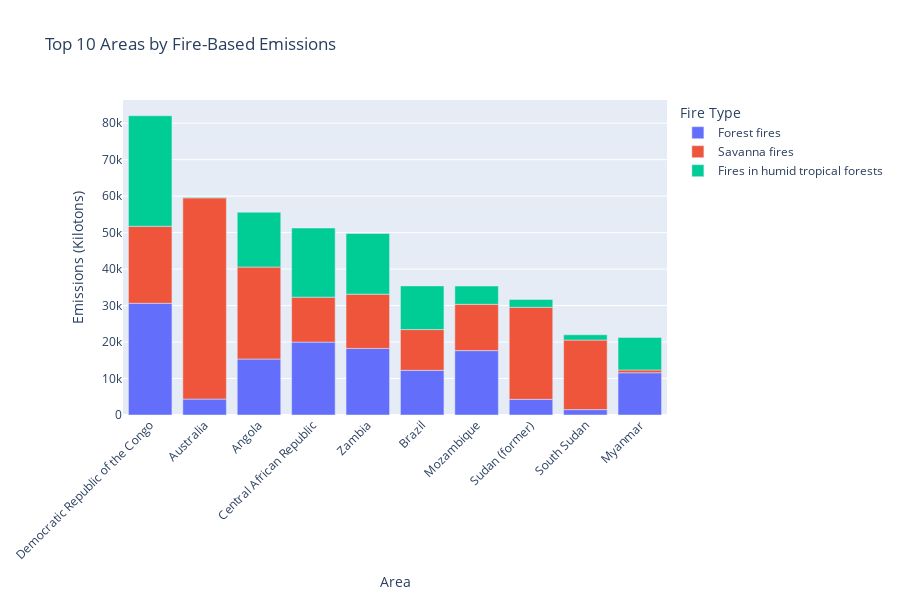

The notebook cell saved with this chart:
### Markdown cell above
### Bar – Fire-Based Emissions by top 10 Areas
    Top 10 countries/areas with the highest emissions from fire-related sources, broken down by fire type (like Forest Fires, Savanna Fires, etc.).

### Code cell
# Group and calculate average emissions by fire type
fire_df = df[["Area", "Forest fires", "Savanna fires", "Fires in humid tropical forests"]].groupby("Area").mean().reset_index()

# Calculate total fire emissions per area
fire_df["Total Emissions"] = fire_df[["Forest fires", "Savanna fires", "Fires in humid tropical forests"]].sum(axis=1)

# Sort and keep top 10 highest emitting areas
top_fire_df = fire_df.sort_values("Total Emissions", ascending=False).head(10)

# Melt for plotting
fire_melted = top_fire_df.drop(columns="Total Emissions").melt(id_vars="Area", var_name="Fire Type", value_name="Emissions")

# Create bar chart
fig3 = px.bar(fire_melted, x="Area", y="Emissions", color="Fire Type",
              title="Top 10 Areas by Fire-Based Emissions",
              labels={"Emissions": "Emissions (Kilotons)"})
fig3.update_layout(xaxis_tickangle=-45, width=900, height=600)
fig3.show()

### Figure 1 — Plotly figure (JSON) as saved in the notebook; plotly's stock layout.template omitted (floating-point values rounded to 4 significant figures)
{"data": [{"alignmentgroup": "True", "hovertemplate": "Fire Type=Forest fires<br>Area=%{x}<br>Emissions (Kilotons)=%{y}<extra></extra>", "legendgroup": "Forest fires", "marker": {"color": "#636efa", "pattern": {"shape": ""}}, "name": "Forest fires", "offsetgroup": "Forest fires", "orientation": "v", "showlegend": true, "textposition": "auto", "type": "bar", "x": ["Democratic Republic of the Congo", "Australia", "Angola", "Central African Republic", "Zambia", "Brazil", "Mozambique", "Sudan (former)", "South Sudan", "Myanmar"], "xaxis": "x", "y": [30630.0, 4365.0, 15340.0, 19980.0, 18250.0, 12240.0, 17650.0, 4293.0, 1477.0, 11580.0], "yaxis": "y"}, {"alignmentgroup": "True", "hovertemplate": "Fire Type=Savanna fires<br>Area=%{x}<br>Emissions (Kilotons)=%{y}<extra></extra>", "legendgroup": "Savanna fires", "marker": {"color": "#EF553B", "pattern": {"shape": ""}}, "name": "Savanna fires", "offsetgroup": "Savanna fires", "orientation": "v", "showlegend": true, "textposition": "auto", "type": "bar", "x": ["Democratic Republic of the Congo", "Australia", "Angola", "Central African Republic", "Zambia", "Brazil", "Mozambique", "Sudan (former)", "South Sudan", "Myanmar"], "xaxis": "x", "y": [21110.0, 55170.0, 25220.0, 12330.0, 14880.0, 11180.0, 12680.0, 25250.0, 19070.0, 772.0], "yaxis": "y"}, {"alignmentgroup": "True", "hovertemplate": "Fire Type=Fires in humid tropical forests<br>Area=%{x}<br>Emissions (Kilotons)=%{y}<extra></extra>", "legendgroup": "Fires in humid tropical forests", "marker": {"color": "#00cc96", "pattern": {"shape": ""}}, "name": "Fires in humid tropical forests", "offsetgroup": "Fires in humid tropical forests", "orientation": "v", "showlegend": true, "textposition": "auto", "type": "bar", "x": ["Democratic Republic of the Congo", "Australia", "Angola", "Central African Republic", "Zambia", "Brazil", "Mozambique", "Sudan (former)", "South Sudan", "Myanmar"], "xaxis": "x", "y": [30300.0, 146.3, 15030.0, 18950.0, 16620.0, 11980.0, 5026.0, 2123.0, 1445.0, 8904.0], "yaxis": "y"}], "layout": {"barmode": "relative", "height": 600, "legend": {"title": {"text": "Fire Type"}, "tracegroupgap": 0}, "title": {"text": "Top 10 Areas by Fire-Based Emissions"}, "width": 900, "xaxis": {"anchor": "y", "autorange": true, "domain": [0, 1], "range": [-0.5, 9.5], "tickangle": -45, "title": {"text": "Area"}, "type": "category"}, "yaxis": {"anchor": "x", "autorange": true, "domain": [0, 1], "range": [0, 86350.0], "title": {"text": "Emissions (Kilotons)"}, "type": "linear"}}}
